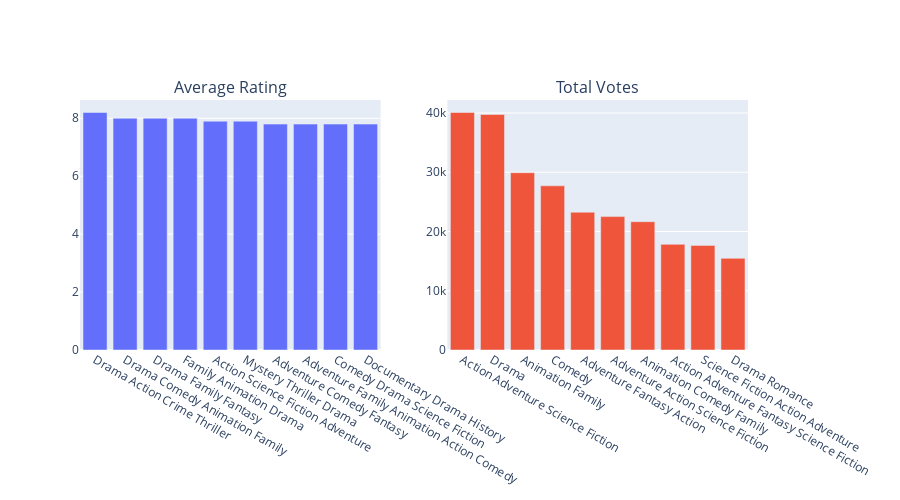

This figure's notebook cell:
### Markdown cell above
## Genre Analysis

### Code cell
genre_stats = df.groupby('genres').agg({
    'vote_average': 'mean',
    'vote_count': 'sum'
}).reset_index()

fig = make_subplots(rows=1, cols=2, subplot_titles=('Average Rating', 'Total Votes'))

top_rated = genre_stats.nlargest(10, 'vote_average')
most_votes = genre_stats.nlargest(10, 'vote_count')

fig.add_trace(
    go.Bar(x=top_rated['genres'], y=top_rated['vote_average']),
    row=1, col=1
)
fig.add_trace(
    go.Bar(x=most_votes['genres'], y=most_votes['vote_count']),
    row=1, col=2
)

fig.update_layout(height=500, showlegend=False)
fig.show()

correlation = df['vote_average'].corr(df['vote_count'])
print(f"Rating vs votes correlation: {correlation:.2f}")

### Figure 1 — Plotly figure (JSON) as saved in the notebook; plotly's stock layout.template omitted (floating-point values rounded to 4 significant figures)
{"data": [{"type": "bar", "x": ["Drama Action Crime Thriller", "Drama Comedy Animation Family", "Drama Family Fantasy", "Family Animation Drama", "Action Science Fiction Adventure", "Mystery Thriller Drama", "Adventure Comedy Fantasy", "Adventure Family Animation Action Comedy", "Comedy Drama Science Fiction", "Documentary Drama History"], "xaxis": "x", "y": [8.2, 8, 8, 8, 7.9, 7.9, 7.8, 7.8, 7.8, 7.8], "yaxis": "y"}, {"type": "bar", "x": ["Action Adventure Science Fiction", "Drama", "Animation Family", "Comedy", "Adventure Fantasy Action", "Adventure Action Science Fiction", "Animation Comedy Family", "Action Adventure Fantasy Science Fiction", "Science Fiction Action Adventure", "Drama Romance"], "xaxis": "x2", "y": [40085, 39745, 29919, 27708, 23256, 22514, 21652, 17832, 17656, 15474], "yaxis": "y2"}], "layout": {"annotations": [{"font": {"size": 16}, "showarrow": false, "text": "Average Rating", "x": 0.225, "xanchor": "center", "xref": "paper", "y": 1, "yanchor": "bottom", "yref": "paper"}, {"font": {"size": 16}, "showarrow": false, "text": "Total Votes", "x": 0.775, "xanchor": "center", "xref": "paper", "y": 1, "yanchor": "bottom", "yref": "paper"}], "height": 500, "showlegend": false, "xaxis": {"anchor": "y", "domain": [0, 0.45]}, "xaxis2": {"anchor": "y2", "domain": [0.55, 1]}, "yaxis": {"anchor": "x", "domain": [0, 1]}, "yaxis2": {"anchor": "x2", "domain": [0, 1]}}}
